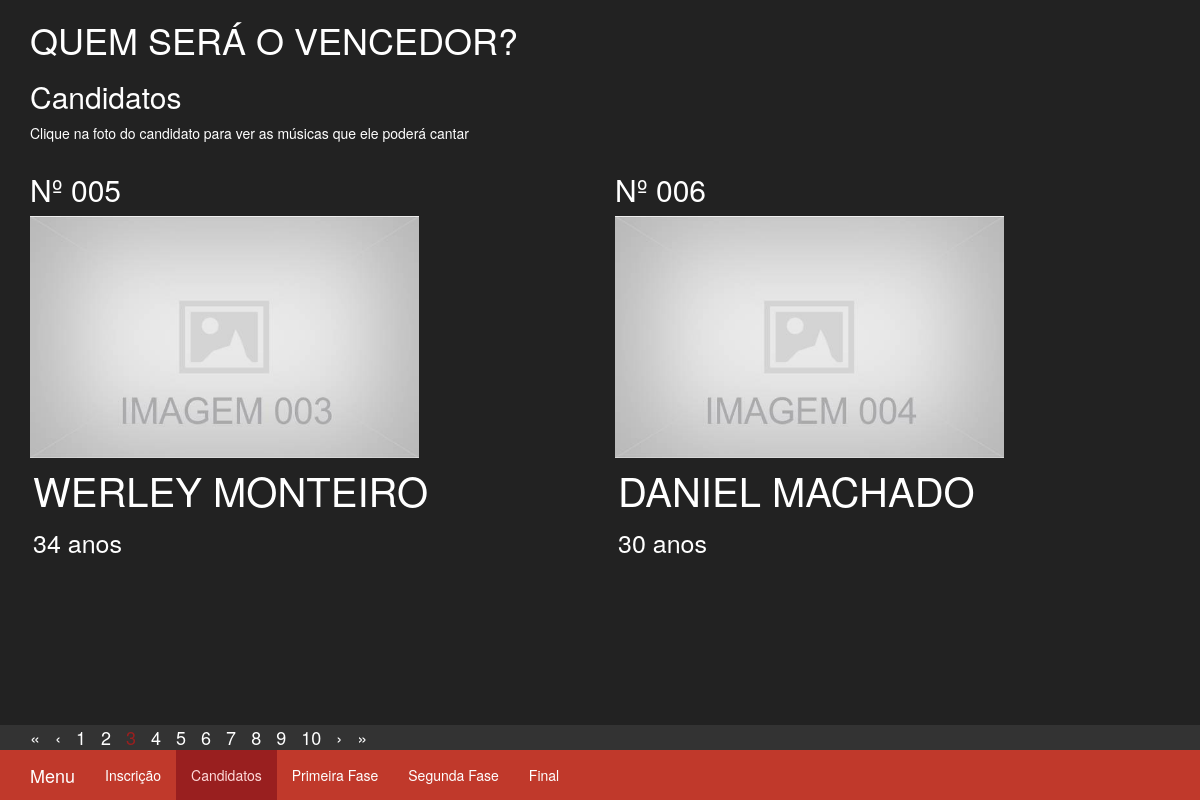
The app's page /candidatos.php?pagina=3 with its own data.
### tables this page shows
CREATE TABLE IF NOT EXISTS `tb_candidatos` (
  `idCandidatos` int(11) NOT NULL AUTO_INCREMENT,
  `nome` varchar(50) NOT NULL,
  `idade` int(2) NOT NULL,
  `imagem` varchar(50) NOT NULL,
  `data` timestamp NOT NULL,
  `situacao` int(1) NOT NULL,
  PRIMARY KEY (`idCandidatos`)
);

### candidatos.php (the view, shortened to what this page needs)
<!DOCTYPE html>
<?php include 'conn.php'; ?>
<?php
	$maximo = 2;
	$pagina = isset($_GET['pagina']) ? ($_GET['pagina']) : '1';
	$inicio = $pagina - 1;
	$inicio = $maximo * $inicio;
	$strCount = $pdo->query("SELECT COUNT(*) AS 'canditatos' FROM tb_candidatos WHERE situacao = 1");
	$total = 0;
	if(count($strCount)){
		foreach ($strCount as $row) {
			$total = $row["canditatos"];
		}
	}
	$resultado = $pdo->query("SELECT * FROM tb_candidatos WHERE situacao = 1 ORDER BY idCandidatos ASC LIMIT $inicio,$maximo");
?>
<html lang="en">
  <head>
    <link href="css/bootstrap.min.css" rel="stylesheet">
    <link href="css/style.css" rel="stylesheet">
    <link href="css/ie10-viewport-bug-workaround.css" rel="stylesheet">
  </head>
  <body id="pgcandidatos">
	<div class="container">
		<header>
			<h1>QUEM SERÁ O VENCEDOR?</h1>
			<h2>Candidatos</h2>
			<p>Clique na foto do candidato para ver as músicas que ele poderá cantar</p>
		</header>
		<section id="candidatos">
			<div class="row">
				<?php
					if(count($resultado)){
					while ($row = $resultado->fetch(PDO::FETCH_ASSOC)) { ?>
								<div class="col-xs-6 col-sm-6 col-md-6 col-lg-6 ">
								<h2> Nº <?php echo ($row['idCandidatos'] < 10) ? "00".$row['idCandidatos'] : "0".$row['idCandidatos'] ;?> </h2>
									<a href="" data-toggle="modal" data-target="#myModal" data-id="<?php echo $row['idCandidatos'];?>" class="parametro"><img src="img/<?php echo $row['imagem'];?>" width="70%" class="img-responsive" /></a>
									<ul>
										<li class="candidato"><?php echo $row['nome'];?>  </li>
										<li class="idade"><?php echo $row['idade'];?> anos</li>
									</ul>
								</div>
					<?php }
					};
					?>
			</div>
		</section>
	</div>
	<footer>
		<div class="container">
			<nav class="paginar">
				<div class="row">
					<div class="col-md-12">
						<ul>
			<?php
			$max_links = $total;
			$previous = $pagina - 1;
			$next = $pagina + 1;
			$pgs = ceil($total / $maximo);
			if($pgs > 1 ){  ?>
			<li>
			  <a href="<?php echo $_SERVER['PHP_SELF'].'?pagina=1' ?>" title="Primeiro registro">&laquo; </a>
			</li>
			<?php
				if($previous > 0){ ?>
					<li><a href="<?php echo $_SERVER['PHP_SELF'].'?pagina='.$previous ?>" title="Registro anterior"> &lsaquo; </a></li>
				<?php
				} else{ ?>
					<li>&lsaquo;</li>
				<?php
				}
				for($i=$pagina-$max_links; $i <= $pgs; $i++) {
					if ($i <= 0){
					}else{
						if($i != $pagina){
							if($i == $pgs){  ?>
								<li><a href="<?php echo $_SERVER['PHP_SELF'].'?pagina='.($i); ?>"><?php echo $i;?> </a></li>
							<?php
							}else{ ?>
								<li><a href="<?php echo $_SERVER['PHP_SELF'].'?pagina='.($i); ?>"><?php echo $i;?></a></li>
							<?php
							}
						} else{
							if($i == $pgs){  ?>
								<li class="active"><a href="<?php echo $_SERVER['PHP_SELF'].'?pagina='.($i); ?>"><span class="atual"><?php echo $i;?></span></a></li>
							<?php
							}else{ ?>
								<li class="active"><a href="<?php echo $_SERVER['PHP_SELF'].'?pagina='.($i); ?>"><span class="atual"><?php echo $i;?> </span> </a></li>
							<?php
							}
						}
					}
				}
				$pgs = $pgs;
				if($next <= $pgs){ ?>
					<li><a href="<?php echo $_SERVER['PHP_SELF'].'?pagina='.$next ?>" title="Próximo registro"> &rsaquo; </a></li>
				<?php
				}else{ ?>
					<li>&rsaquo;</li>
				<?php
				}
				 ?>
				<li>
				  <a href="<?php echo $_SERVER['PHP_SELF'].'?pagina='.$pgs ?>" title="Último registro">
					<span aria-hidden="true">&raquo;</span>
				  </a>
				</li>
				<?php
			}
			?>
						</ul>
					</div>
				</div>
			</nav>
		</div>
		<?php include_once 'inc/menu.php';?>
	</footer>
  </body>
</html>

### css/style.css (style rules this page uses)
body { height:100%; background:#222; color:#fff; width:100%; }
footer { position:fixed; bottom:0; background:#333; width:100%; height:75px; }
#candidatos ul { list-style:none; padding:0; }
#candidatos ul li { display:inline-block; width:100%; margin:3px; }
.candidato { font-size:40px; text-transform:uppercase; }
.idade, .bloco, .numero { font-size:25px; }
.paginar ul { list-style:none; margin:0; padding:0 }
.paginar ul li { float:left; font-size:18px; margin:0 15px 0 0; }
.atual { color:#991f1f; }
a { color:#fff; }

### records on screen
tb_candidatos: idCandidatos "5", imagem (picture), nome "WERLEY MONTEIRO", idade "34"
tb_candidatos: idCandidatos "6", imagem (picture), nome "DANIEL MACHADO", idade "30"

### other values on screen
$paginaCorrente = basename($_SERVER['SCRIPT_NAME']) "candidatos.php"
